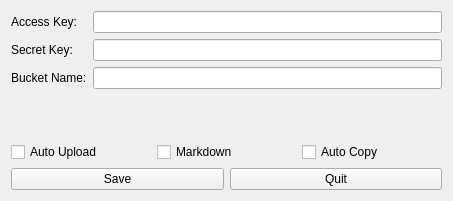
<?xml version="1.0" encoding="UTF-8"?>
<ui version="4.0">
 <class>PicUploaderSetting</class>
 <widget class="QWidget" name="PicUploaderSetting">
  <property name="geometry">
   <rect>
    <x>0</x>
    <y>0</y>
    <width>453</width>
    <height>201</height>
   </rect>
  </property>
  <property name="windowTitle">
   <string>Setting</string>
  </property>
  <layout class="QGridLayout" name="gridLayout">
   <item row="4" column="1">
    <layout class="QGridLayout" name="gridLayout_2"/>
   </item>
   <item row="0" column="0">
    <layout class="QFormLayout" name="formLayout">
     <item row="0" column="0">
      <widget class="QLabel" name="label">
       <property name="text">
        <string>Access Key:</string>
       </property>
      </widget>
     </item>
     <item row="0" column="1">
      <widget class="QLineEdit" name="access_key"/>
     </item>
     <item row="1" column="0">
      <widget class="QLabel" name="label_2">
       <property name="text">
        <string>Secret Key:</string>
       </property>
      </widget>
     </item>
     <item row="1" column="1">
      <widget class="QLineEdit" name="secret_key"/>
     </item>
     <item row="2" column="0">
      <widget class="QLabel" name="label_3">
       <property name="text">
        <string>Bucket Name:</string>
       </property>
      </widget>
     </item>
     <item row="2" column="1">
      <widget class="QLineEdit" name="bucket_name"/>
     </item>
    </layout>
   </item>
   <item row="4" column="0">
    <layout class="QVBoxLayout" name="verticalLayout">
     <item>
      <layout class="QHBoxLayout" name="horizontalLayout">
       <item>
        <widget class="QPushButton" name="saveButton">
         <property name="text">
          <string>Save</string>
         </property>
        </widget>
       </item>
       <item>
        <widget class="QPushButton" name="quitButton">
         <property name="text">
          <string>Quit</string>
         </property>
        </widget>
       </item>
      </layout>
     </item>
    </layout>
   </item>
   <item row="1" column="0">
    <layout class="QHBoxLayout" name="horizontalLayout_2">
     <item>
      <widget class="QCheckBox" name="auto_upload">
       <property name="text">
        <string>Auto Upload</string>
       </property>
      </widget>
     </item>
     <item>
      <widget class="QCheckBox" name="markdown">
       <property name="text">
        <string>Markdown</string>
       </property>
      </widget>
     </item>
     <item>
      <widget class="QCheckBox" name="auto_copy">
       <property name="text">
        <string>Auto Copy</string>
       </property>
      </widget>
     </item>
    </layout>
   </item>
  </layout>
 </widget>
 <tabstops>
  <tabstop>saveButton</tabstop>
  <tabstop>quitButton</tabstop>
 </tabstops>
 <resources/>
 <connections>
  <connection>
   <sender>quitButton</sender>
   <signal>clicked()</signal>
   <receiver>PicUploaderSetting</receiver>
   <slot>close()</slot>
   <hints>
    <hint type="sourcelabel">
     <x>395</x>
     <y>161</y>
    </hint>
    <hint type="destinationlabel">
     <x>226</x>
     <y>100</y>
    </hint>
   </hints>
  </connection>
  <connection>
   <sender>saveButton</sender>
   <signal>clicked()</signal>
   <receiver>PicUploaderSetting</receiver>
   <slot>close()</slot>
   <hints>
    <hint type="sourcelabel">
     <x>115</x>
     <y>171</y>
    </hint>
    <hint type="destinationlabel">
     <x>226</x>
     <y>100</y>
    </hint>
   </hints>
  </connection>
 </connections>
</ui>
